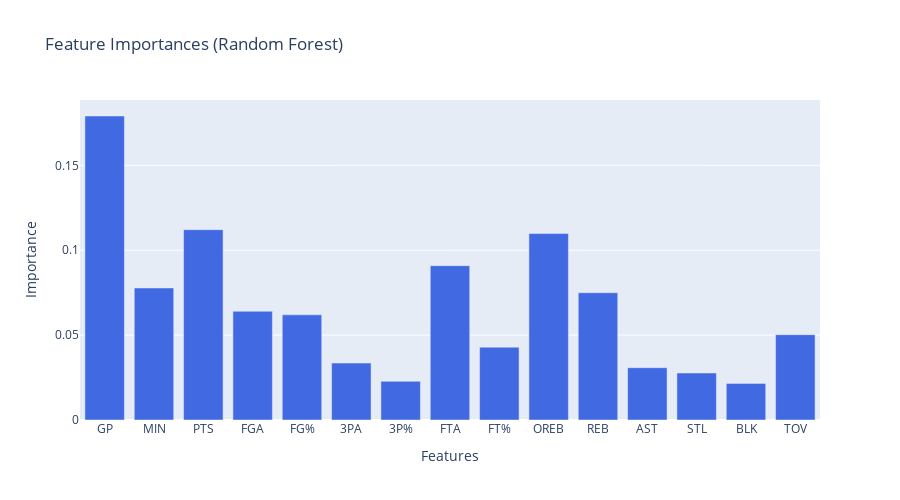

The cell this chart's notebook holds for it:
### Markdown cell above
According to OPTUNA logs : <br>
1) All hyper pramas seem relevant for the model
2) Fine-tuning process is going well (global increasing trend score-wise)

### Code cell
# Feature importance
best_config = best_params
best_config.update({
    "random_state": args["random_state"],
    "class_weight": args["class_weight"],
    "beta": args["beta"],
    "cv_folds": args["cv_folds"],
})

model = RFEstimator(best_config)

model.fit(X_train,y_train)

importances = model.classifier.feature_importances_
feature_names = df.drop(columns=["Name", target]).columns

fig = go.Figure(
    go.Bar(
        x=feature_names,
        y=importances,
        marker=dict(color="royalblue")
    )
)
fig.update_layout(
    title="Feature Importances (Random Forest)",
    xaxis_title="Features",
    yaxis_title="Importance",
    width=900,
    height=500
)
fig.show()

### Figure 1 — Plotly figure (JSON) as saved in the notebook; plotly's stock layout.template omitted (floating-point values rounded to 4 significant figures)
{"data": [{"marker": {"color": "royalblue"}, "type": "bar", "x": ["GP", "MIN", "PTS", "FGA", "FG%", "3PA", "3P%", "FTA", "FT%", "OREB", "REB", "AST", "STL", "BLK", "TOV"], "y": [0.179, 0.07776, 0.1121, 0.06402, 0.06194, 0.03354, 0.02277, 0.09089, 0.04289, 0.1098, 0.07496, 0.03081, 0.02766, 0.02157, 0.05024]}], "layout": {"height": 500, "title": {"text": "Feature Importances (Random Forest)"}, "width": 900, "xaxis": {"title": {"text": "Features"}}, "yaxis": {"title": {"text": "Importance"}}}}
